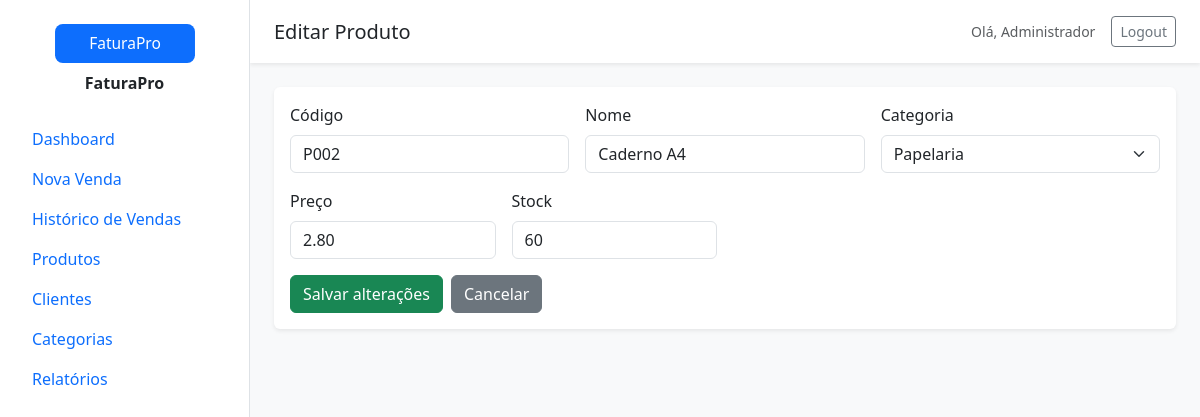
The app's page /products/2/edit (signed in) with its own data.
### models.py (models this page shows)
class Product(db.Model):
    __tablename__ = 'products'
    id = db.Column(db.Integer, primary_key=True)
    code = db.Column(db.String(50), unique=True, nullable=False)
    name = db.Column(db.String(150), nullable=False)
    category_id = db.Column(db.Integer, db.ForeignKey('categories.id'))
    price = db.Column(db.Float, nullable=False)
    stock = db.Column(db.Integer, nullable=False, default=0)
    category = db.relationship('Category', back_populates='products')
    sale_items = db.relationship('SaleItem', back_populates='product')

class Category(db.Model):
    __tablename__ = 'categories'
    id = db.Column(db.Integer, primary_key=True)
    name = db.Column(db.String(120), unique=True, nullable=False)
    products = db.relationship('Product', back_populates='category')

### main.py (the view, shortened to what this page needs)
@app.route('/products/<int:product_id>/edit', methods=['GET', 'POST'])
@login_required
def products_edit(product_id):
    product = Product.query.get_or_404(product_id)
    categories = Category.query.order_by(Category.name).all()
    return render_template('product_edit.html', product=product, categories=categories)

### main.py (called while the page is built)
def login_required(view):
    @wraps(view)
    def wrapped_view(**kwargs):
        if 'user_id' not in session:
            return redirect(url_for('login'))
        return view(**kwargs)
    return wrapped_view

@app.context_processor
def inject_globals():
    return {'tax_rate': TAX_RATE, 'current_user': session.get('user_name')}

### templates/product_edit.html (shortened to what this page needs)
{% extends 'layout.html' %}
{% block page_title %}Editar Produto{% endblock %}
{% block content %}
<div class="card shadow-sm">
  <div class="card-body">
    <form method="post" class="row g-3">
      <div class="col-md-4"><label class="form-label">Código</label><input class="form-control" name="code" value="{{ product.code }}" required></div>
      <div class="col-md-4"><label class="form-label">Nome</label><input class="form-control" name="name" value="{{ product.name }}" required></div>
      <div class="col-md-4"><label class="form-label">Categoria</label><select class="form-select" name="category_id"><option value="">Sem categoria</option>{% for category in categories %}<option value="{{ category.id }}" {% if product.category_id == category.id %}selected{% endif %}>{{ category.name }}</option>{% endfor %}</select></div>
      <div class="col-md-3"><label class="form-label">Preço</label><input class="form-control" name="price" type="number" step="0.01" value="{{ '%.2f'|format(product.price) }}" required></div>
      <div class="col-md-3"><label class="form-label">Stock</label><input class="form-control" name="stock" type="number" value="{{ product.stock }}" required></div>
      <div class="col-12 d-flex gap-2"><button class="btn btn-success">Salvar alterações</button><a class="btn btn-secondary" href="{{ url_for('products') }}">Cancelar</a></div>
    </form>
  </div>
</div>
{% endblock %}

### static/css/style.css (style rules this page uses)
body { min-height: 100vh; background: #f4f6fa; }
.card { border: none; }

### records on screen
Product: code "P002", name "Caderno A4", category_id "Papelaria", price "2.80", stock "60"

### other values on screen
{{ current_user or 'Usuário' }} "Administrador"
